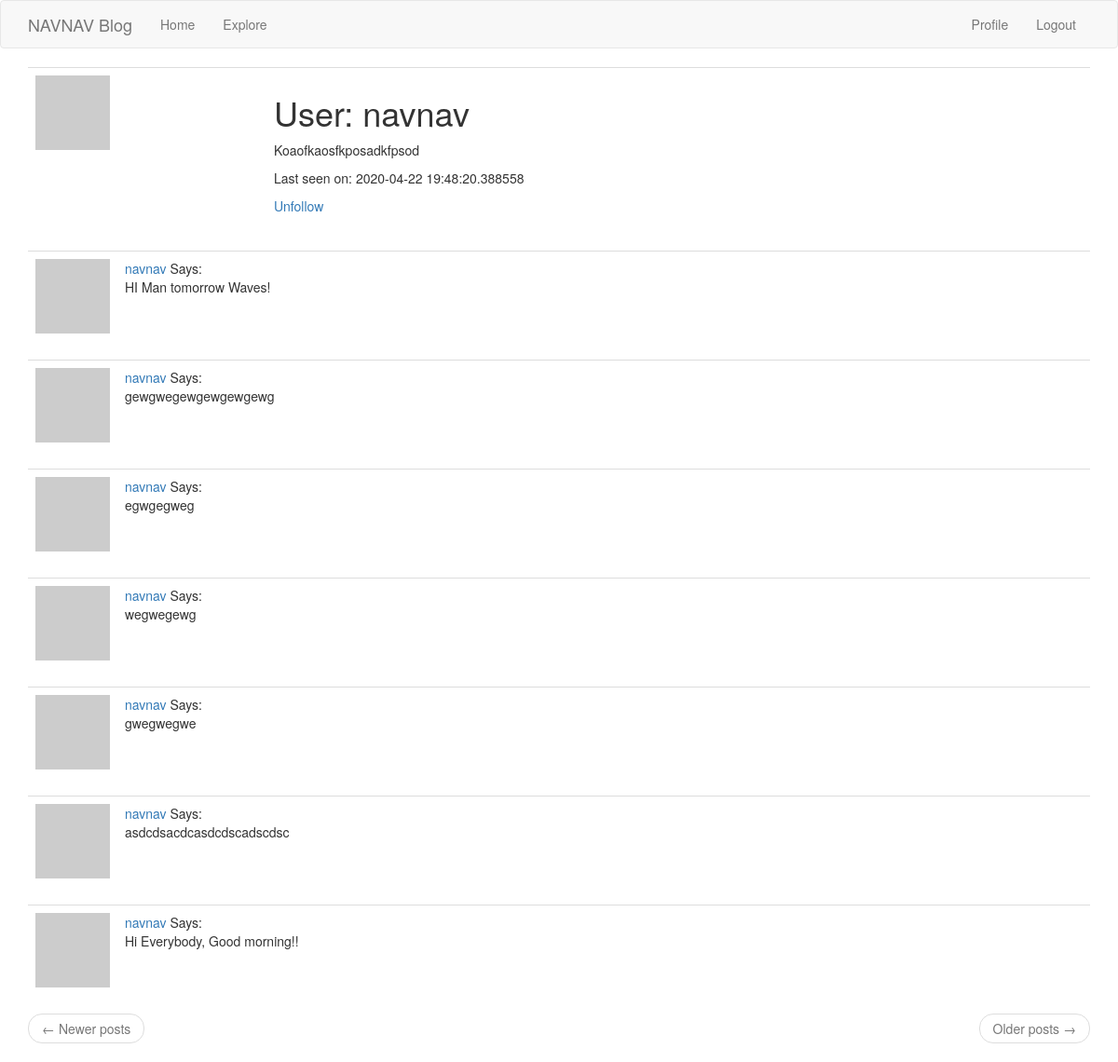
/user/navnav (signed in), run on the app's committed database.
### blog_app/models.py (models this page shows, shortened)
class User(UserMixin, db.Model):
    id = db.Column(db.Integer, primary_key=True)
    username = db.Column(db.String(64), index=True, unique=True)
    email = db.Column(db.String(120), index=True, unique=True)
    password_hash = db.Column(db.String(128))
    posts = db.relationship('Post', backref='author', lazy='dynamic')
    about_me = db.Column(db.String(140))
    last_seen = db.Column(db.DateTime, default=datetime.utcnow())
    followed = db.relationship('User',
                               secondary=followers,
                               primaryjoin=(followers.c.follower_id == id),
                               secondaryjoin=(followers.c.followed_id == id),
                               backref=db.backref('followers', lazy='dynamic'),
                               lazy='dynamic'
                               )
    def avatar(self, size):
        digest = md5(self.email.lower().encode('utf-8')).hexdigest()
        return 'https://www.gravatar.com/avatar/{}?d=identicon&s={}'.format(digest, size)
    def is_following(self, user):
        return self.followed.filter(
            followers.c.followed_id == user.id).count() > 0

class Post(db.Model):
    id = db.Column(db.Integer, primary_key=True)
    body = db.Column(db.String(140))
    timestamp = db.Column(db.Integer, index=True, default=datetime.utcnow())
    user_id = db.Column(db.Integer, db.ForeignKey('user.id'))

### blog_app/routes.py (the view)
@app.route('/user/<username>')
@login_required
def user(username):
    user = User.query.filter_by(username=username).first_or_404()
    page = request.args.get('page', 1, False)
    posts = user.posts.order_by(Post.timestamp.desc()).paginate(page, app.config['POSTS_PER_PAGE'], False)
    next_url = url_for('user', username=user.username, page=posts.next_num) if posts.has_next else None
    prev_url = url_for('user', username=user.username, page=posts.prev_num) if posts.has_prev else None
    return render_template('user.html', user=user, posts=posts.items, next_url=next_url, prev_url=prev_url)

### blog_app/models.py (called while the page is built)
@login.user_loader
def load_user(id):
    return User.query.get(int(id))

### blog_app/routes.py (called while the page is built)
@app.before_request
def before_request():
    if current_user.is_authenticated:
        current_user.last_seen = datetime.utcnow()
        db.session.commit()

### blog_app/templates/user.html
{% extends "base.html" %}
{% block app_content %}
    <table class="table table-hover">
        <tr>
            <td width="256px"><img src="{{ user.avatar(256) }}"></td>
            <td>
                <h1>User: {{ user.username }}</h1>
                {% if user.about_me %}<p>{{ user.about_me }}</p>{% endif %}
                {% if user.last_seen %}<p>Last seen on: {{ user.last_seen }}</p>{% endif %}
                {% if user == current_user %}
                    <p><a href="{{ url_for('edit_profile') }}">Edit Profile</a></p>
                {% elif not current_user.is_following(user) %}
                    <p><a href="{{ url_for('follow', username=user.username )}}">Follow</a></p>
                {% else %}
                    <p><a href="{{ url_for('unfollow', username=user.username) }}">Unfollow</a></p>
                {% endif %}
            </td>
        </tr>
    </table>
    {% for post in posts %}
        {% include '_post.html' %}
    {% endfor %}
    <nav aria-label="...">
        <ul class="pager">
            <li class="previous{% if not prev_url %} disabled{% endif %}">
                <a href="{{ prev_url or '#' }}">
                    <span aria-hidden="true">&larr;</span> Newer posts
                </a>
            </li>
            <li class="next{% if not next_url %} disabled{% endif %}">
                <a href="{{ next_url or '#' }}">
                    Older posts <span aria-hidden="true">&rarr;</span>
                </a>
            </li>
        </ul>
    </nav>
{% endblock %}

### blog_app/templates/_post.html (shortened to what this page needs)
<table class="table table-hover">
    <tr>
        <td width="70px">
            <a href="{{ url_for('user', username=post.author.username) }}">
                <img src="{{ post.author.avatar(70) }}"></td>
        <td>
            <a href="{{ url_for('user', username=post.author.username) }}">
                {{ post.author.username }}
            </a>
            Says:<br>{{ post.body }}
        </td>
    </tr>
</table>

### data on the page
User: username "navnav", about_me "Koaofkaosfkposadkfpsod", last_seen "2020-04-22 19:48:20.388558"
Post: author.username "navnav", body "HI Man tomorrow Waves!"
Post: author.username "navnav", body "gewgwegewgewgewgewg"
Post: author.username "navnav", body "egwgegweg"
Post: author.username "navnav", body "wegwegewg"
Post: author.username "navnav", body "gwegwegwe"
Post: author.username "navnav", body "asdcdsacdcasdcdscadscdsc"
Post: author.username "navnav", body "Hi Everybody, Good morning!!"
